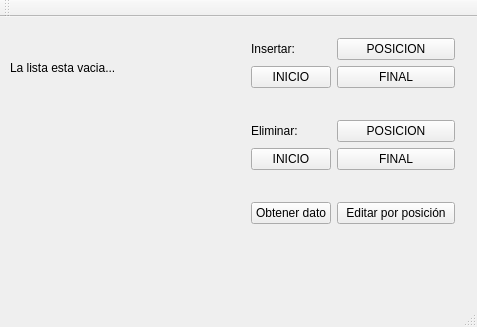
<?xml version="1.0" encoding="UTF-8"?>
<ui version="4.0">
 <class>GUI</class>
 <widget class="QMainWindow" name="GUI">
  <property name="geometry">
   <rect>
    <x>0</x>
    <y>0</y>
    <width>477</width>
    <height>327</height>
   </rect>
  </property>
  <property name="windowTitle">
   <string>GUI</string>
  </property>
  <widget class="QWidget" name="centralWidget">
   <widget class="QWidget" name="formLayoutWidget">
    <property name="geometry">
     <rect>
      <x>240</x>
      <y>10</y>
      <width>226</width>
      <height>241</height>
     </rect>
    </property>
    <layout class="QFormLayout" name="formLayout">
     <item row="0" column="0">
      <widget class="QLabel" name="label">
       <property name="text">
        <string>Insertar:</string>
       </property>
      </widget>
     </item>
     <item row="0" column="1">
      <widget class="QPushButton" name="InsertarPosicion">
       <property name="text">
        <string>POSICION</string>
       </property>
      </widget>
     </item>
     <item row="1" column="0">
      <widget class="QPushButton" name="InsertarIicio">
       <property name="text">
        <string>INICIO</string>
       </property>
      </widget>
     </item>
     <item row="1" column="1">
      <widget class="QPushButton" name="InsertarFinal">
       <property name="text">
        <string>FINAL</string>
       </property>
      </widget>
     </item>
     <item row="4" column="0" colspan="2">
      <spacer name="horizontalSpacer">
       <property name="orientation">
        <enum>Qt::Horizontal</enum>
       </property>
       <property name="sizeHint" stdset="0">
        <size>
         <width>40</width>
         <height>20</height>
        </size>
       </property>
      </spacer>
     </item>
     <item row="5" column="0">
      <widget class="QLabel" name="label_2">
       <property name="text">
        <string>Eliminar:</string>
       </property>
      </widget>
     </item>
     <item row="5" column="1">
      <widget class="QPushButton" name="EliminarPosicion">
       <property name="text">
        <string>POSICION</string>
       </property>
      </widget>
     </item>
     <item row="7" column="0">
      <widget class="QPushButton" name="EliminarInicio">
       <property name="text">
        <string>INICIO</string>
       </property>
      </widget>
     </item>
     <item row="7" column="1">
      <widget class="QPushButton" name="EliminarFinal">
       <property name="text">
        <string>FINAL</string>
       </property>
      </widget>
     </item>
     <item row="8" column="0" colspan="2">
      <spacer name="horizontalSpacer_2">
       <property name="orientation">
        <enum>Qt::Horizontal</enum>
       </property>
       <property name="sizeHint" stdset="0">
        <size>
         <width>40</width>
         <height>20</height>
        </size>
       </property>
      </spacer>
     </item>
     <item row="10" column="0">
      <widget class="QPushButton" name="Obtener">
       <property name="text">
        <string>Obtener dato</string>
       </property>
      </widget>
     </item>
     <item row="10" column="1">
      <widget class="QPushButton" name="Editar">
       <property name="text">
        <string>Editar por posición</string>
       </property>
      </widget>
     </item>
    </layout>
   </widget>
   <widget class="QLabel" name="Text">
    <property name="geometry">
     <rect>
      <x>10</x>
      <y>10</y>
      <width>211</width>
      <height>81</height>
     </rect>
    </property>
    <property name="text">
     <string>La lista esta vacia...</string>
    </property>
   </widget>
  </widget>
  <widget class="QMenuBar" name="menuBar">
   <property name="geometry">
    <rect>
     <x>0</x>
     <y>0</y>
     <width>477</width>
     <height>19</height>
    </rect>
   </property>
  </widget>
  <widget class="QToolBar" name="mainToolBar">
   <attribute name="toolBarArea">
    <enum>TopToolBarArea</enum>
   </attribute>
   <attribute name="toolBarBreak">
    <bool>false</bool>
   </attribute>
  </widget>
  <widget class="QStatusBar" name="statusBar"/>
 </widget>
 <layoutdefault spacing="6" margin="11"/>
 <resources/>
 <connections/>
</ui>
